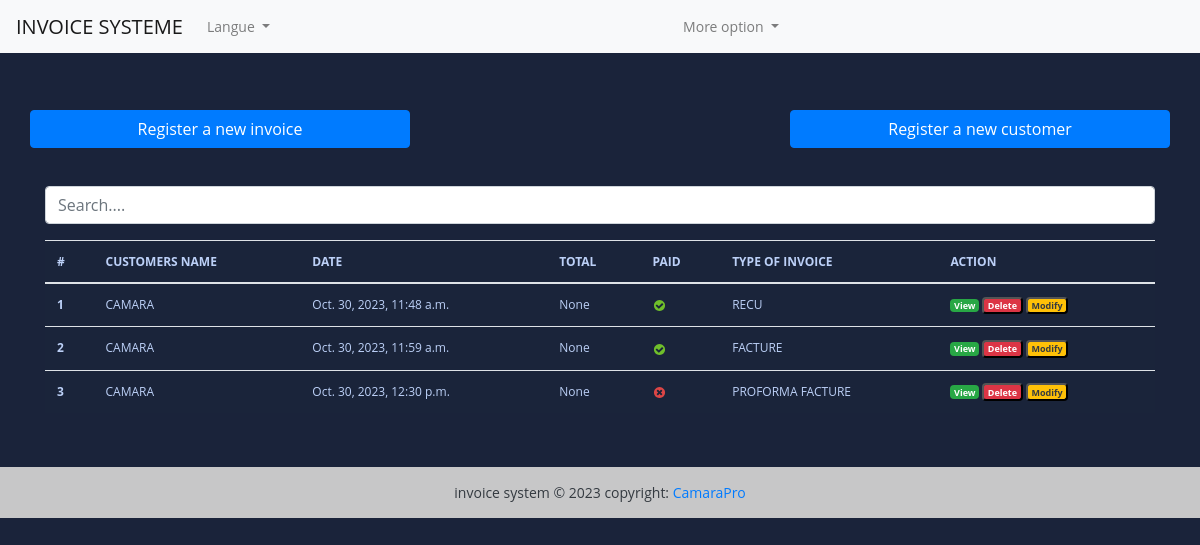
Before: / with the older database file.
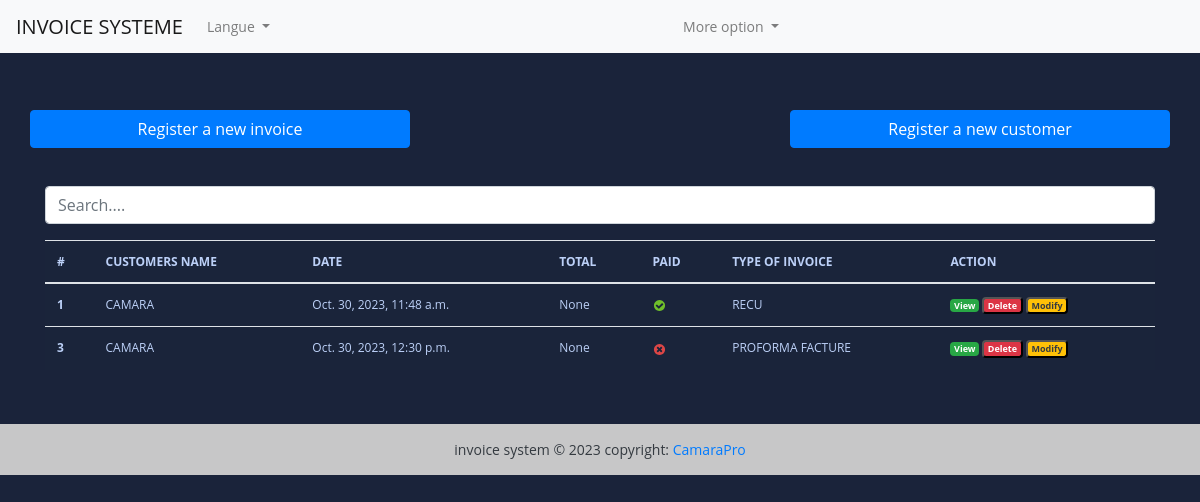
After: the same page with the newer database file.
### fac_app/models.py (models this page shows, shortened)
class Invoice(models.Model):
    INVOICE_TYPE = (
        ('R', 'RECU'),
        ('P', 'PROFORMA FACTURE'),
        ('F', 'FACTURE')
    )
    customer = models.ForeignKey(Customer, on_delete=models.PROTECT)
    save_by = models.ForeignKey(User, on_delete=models.PROTECT)
    invoice_date_time = models.DateTimeField(auto_now_add=True)
    total = models.DecimalField(max_digits=10000, decimal_places=2)
    last_update_date = models.DateTimeField(null=True, blank=True)
    paid = models.BooleanField(default=False)
    invoice_type = models.CharField(max_length=1, choices=INVOICE_TYPE)
    comments = models.TimeField(null=True,max_length=1000, blank=True)
    class Meta:
        verbose_name = "Invoice"
        verbose_name_plural = "Invoices"
    @property
    def get_total(self):
        articles = self.article_set.all()
        total = sum(article.get_total for article in articles)

class Customer(models.Model):
    SEX_TYPES = (
        ('M', 'Masculin'),
        ('F', 'Feminin')
    )
    name=models.CharField(max_length=132)
    email = models.EmailField()
    phone = models.CharField(max_length=132)
    address = models.CharField(max_length=64)
    sex = models.CharField(max_length=1, choices=SEX_TYPES)
    age = models.CharField(max_length=12)
    city = models.CharField(max_length=32)
    zip_code = models.CharField(max_length=16)
    created_date = models.DateTimeField(auto_now_add=True)
    save_by = models.ForeignKey(User, on_delete=models.PROTECT)
    class Meta:
        verbose_name = "Customer"
        verbose_name_plural = "Customers"

### fac_app/views.py (the view, shortened to what this page needs)
# urls.py: path('',HomeView.as_view(), name='home'),
class HomeView(View):
    templates_name = 'index.html'
    invoices = Invoice.objects.all()
    context = {
        'invoices': invoices
    }
    def get(self, request, *args, **kwags):
        return render(request, self.templates_name, self.context)

### templates/index.html (shortened to what this page needs)
{% extends "base.html" %}
{% load static %}
{% block content %}
<br><br>
<div class="row">
   <a href="" class="btn col-md-4 btn-primary">
      Register a new invoice
   </a>
   <a href='#' class="col-md-4">
   </a>
   <a href="{% url 'add-customer'%}" class="btn col-md-4 btn-primary">
       Register a new customer
   </a>
</div>
<br> <br>
<div class="form-group ">
   <input id="search" class="form-control" type="text" placeholder="Search....">
</div>
<div>
   <table class="table table-striped-columns">
      <thead>
         <tr>
            <th scope="col">#</th>
            <th scope="col">CUSTOMERS NAME</th>
            <th scope="col">DATE</th>
            <th scope="col">TOTAL</th>
            <th scope="col">PAID</th>
            <th scope="col">TYPE OF INVOICE</th>
            <th scope="col">ACTION</th>
         </tr>
      </thead>
      <tbody id="myTable">
         {% if invoices %}
         {% for facture in invoices %}
         <tr>
            <th scope="row">{{ facture.pk }}</th>
            <td>{{facture.customer.name}}</td>
            <td>{{facture.invoice_date_time}}</td>
            <td>{{ facture.get_total }}</td>
            <td>
               {% if facture.paid %}
               <img src="{% static 'images/icon-yes.svg' %}" alt="True">
               {% else %}
               <img src="{% static 'images/icon-no.svg' %}" alt="False">
               {% endif %}
            </td>
            <td>{{facture.get_invoice_type_display }}</td>
            <td>
               <a href="" title="Detail" class="badge text-white bg-success">View</a>
               <button id="btn-invoice-sup" type="button" data-toggle="modal" data-target="#supprimer"
                  class="badge text-white bg-danger" title="Supprimer" data-id="{{ facture.pk }}"
                  data-customer="{{facture.customer.name}}">Delete
               </button>
               <button id="btn-invoice-mod" type="button" data-toggle="modal" title="Modifier" data-target="#modifier"
                  data-id="{{facture.pk}}" data-customer="{{facture.customer.name}}"
                  class="badge text-dark bg-warning">Modify
               </button>
            </td>
         </tr>
         {% endfor %}
         {% else %}
         <p class="text-center text-white">No invoice found.</p>
         {% endif %}
      </tbody>
   </table>
</div>
<br><br>
{% endblock %}

Changed rows visible on the page:
removed Invoice: pk "2", customer.name "CAMARA", invoice_date_time "Oct. 30, 2023, 11:59 a.m.", get_total "None", paid True (drawn), invoice_type "FACTURE"
